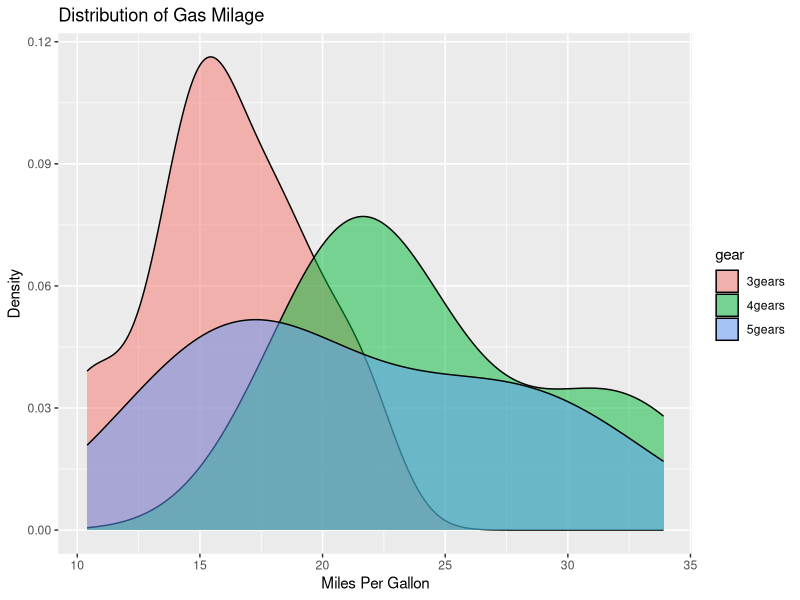
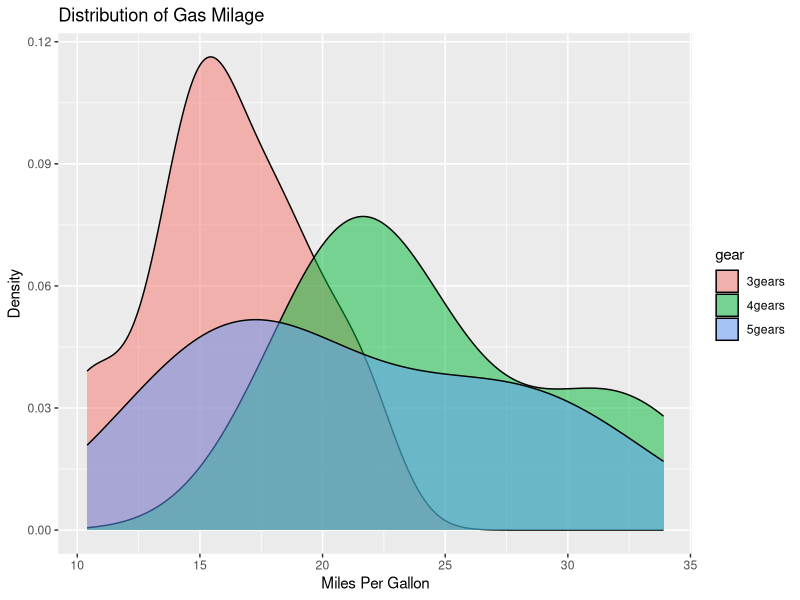

R code for these plots, in order:
## ---- chunk 1
# Dieser Block wird als R-Code statt Markdown interpretiert.
# Zeilen in R, die mit # anfangen, werden von R ignoriert.
# Solche Zeilen nennt man "Comments" -- "Kommentar"

x <- c(1,2,3)
print(x)
## ---- chunk 2
library(ggplot2)
# example from http://www.statmethods.net/advgraphs/ggplot2.html

# create factors with value labels
mtcars$gear <- factor(mtcars$gear,levels=c(3,4,5),
   labels=c("3gears","4gears","5gears"))
mtcars$am <- factor(mtcars$am,levels=c(0,1),
   labels=c("Automatic","Manual"))
mtcars$cyl <- factor(mtcars$cyl,levels=c(4,6,8),
   labels=c("4cyl","6cyl","8cyl"))

# Kernel density plots for mpg
# grouped by number of gears (indicated by color)
carplot <- qplot(mpg, data=mtcars, geom="density", fill=gear, alpha=I(.5),
   main="Distribution of Gas Milage", xlab="Miles Per Gallon",
   ylab="Density")
print(carplot)
## ---- chunk 3
print(carplot)
## ---- chunk 4
x <- 98545455678767+567886538546532323
print (x)
